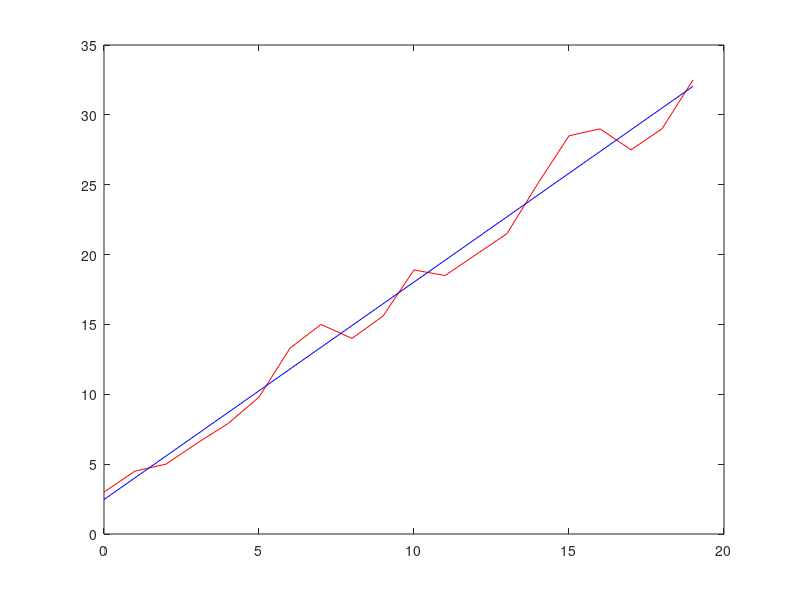

This chart was generated by the following MATLAB code:
clear all; close all; clc;
x = [0 1 2 3 4 5 6 7 8 9 10 11 12 13 14 15 16 17 18 19]; #  the arrays should be of equal size
y = [3 4.5 5 6.5 7.9 9.8 13.3 15 14 15.6 18.9 18.5 20 21.5 25.1 28.5 29 27.5 29 32.5 ];

p = polyfit(x,y,1)
y1 = polyval(p,x)

plot(x,y,'r-',x,y1,'b-')
